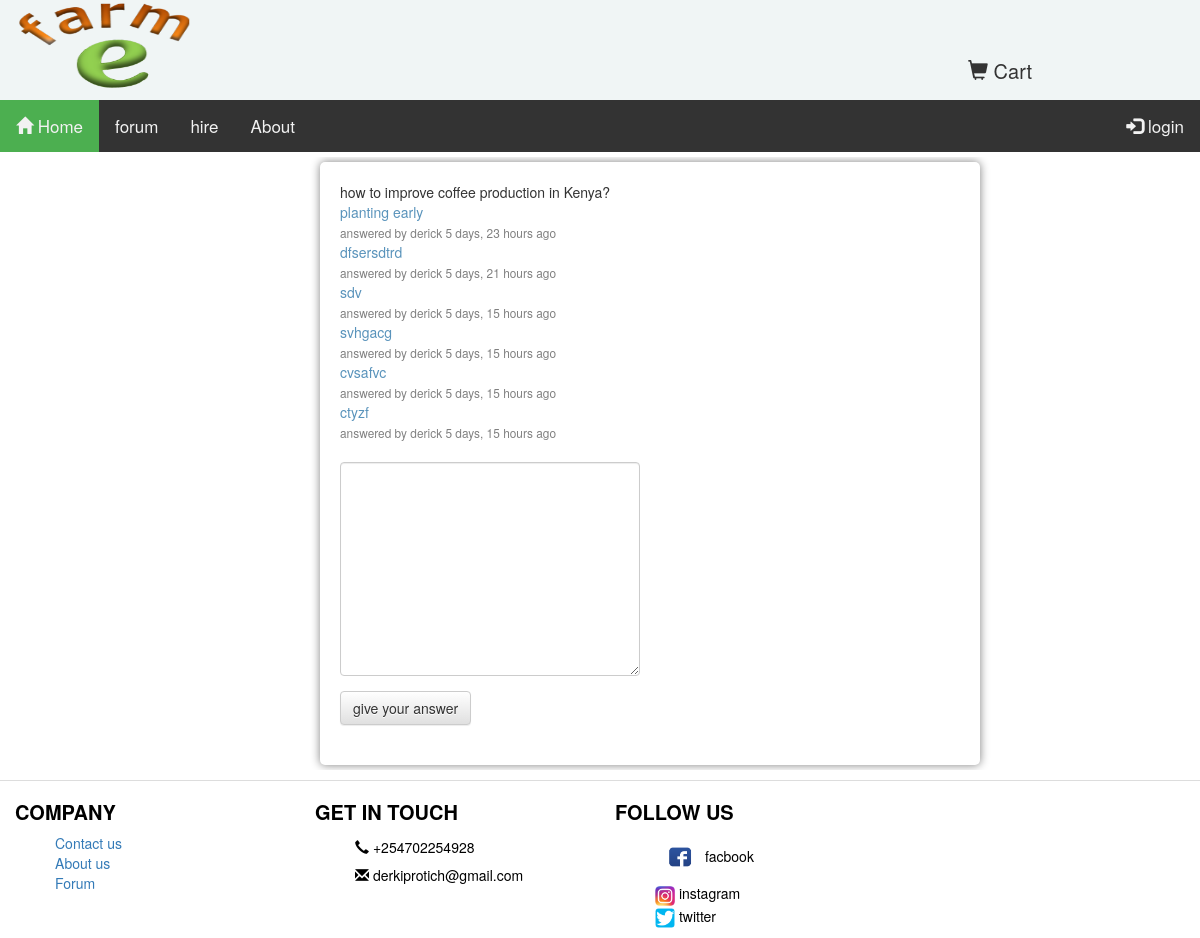
The app's page /forum/question/46/details/ with its own data.
### forum/models.py (models this page shows, shortened)
class Question(models.Model):
    user = models.ForeignKey(settings.AUTH_USER_MODEL,default=1,on_delete=models.CASCADE)
    ask_question =models.TextField()
    asked = models.DateTimeField(auto_now_add=True)
    @property
    def get_content_type(self):
        content_type= ContentType.objects.get_for_model(Question)
        return content_type
    class Meta:
        ordering =('asked',)
        get_latest_by ='asked'

class Answer(models.Model):
    user = models.ForeignKey(settings.AUTH_USER_MODEL,default=1,on_delete=models.CASCADE)
    content_type = models.ForeignKey(ContentType, on_delete=models.CASCADE, null=True)
    object_id = models.PositiveIntegerField(null=True)
    content_object = GenericForeignKey('content_type', 'object_id')
    date =models.DateTimeField(auto_now_add=True)
    body = models.TextField()

### forum/views.py (the view, shortened to what this page needs)
# urls.py: url(r'^question/(?P<quiz_id>\d+)/details/$',views.qdetail, name='quest'),
def qdetail(request, quiz_id=None):
    question = get_object_or_404(Question, id=quiz_id)
    content_type = ContentType.objects.get_for_model(Question)
    obj_id = quiz_id
    initial_data = {
        "content_type": question.get_content_type,
        "object_id": question.id
    }
    A_form = CommentForm(request.POST or None, initial=initial_data)
    answers = Answer.objects.filter(content_type=content_type, object_id=obj_id)
    return render(request, 'forum/detail/qdetail.html', {'question': question,
                                                         'answers': answers,
                                                         'A_form': A_form}
                  )

### comment/forms.py
class CommentForm(forms.Form):
    content_type=forms.CharField(widget=forms.HiddenInput)
    object_id = forms.IntegerField(widget=forms.HiddenInput)
    body= forms.CharField(label='',widget=forms.Textarea(attrs={'class':'input'}))

### cart/cart.py (called while the page is built)
	def __len__(self):
		return sum(item['quantity' ] for item in self.cart.values())

### cart/context_processors.py (called while the page is built)
def cart(request):
	return {'cart': Cart(request)}

### efarm/templates/forum/detail/qdetail.html (shortened to what this page needs)
{% extends "shop/base.html" %}
{% load crispy_forms_tags %}
{% load staticfiles %}
{% block content %}
<div class="col-md-3"></div>
<div class="col-md-7 col-sm-12 col-xs-12 ">
     <div class="pst">
                {{question.ask_question }}
         <br>
            {% for answer in answers %}
                <div style="color:#5993bb;">{{ answer.body }} </div>
                <small style="color:grey;">answered by {{ answer.user }} {{answer.date|timesince}} ago<br></small>
            {% endfor %}
         <div><br>
             <form method="POST" action=".">
                 {{A_form|crispy }}
                 <input type="submit" value="give your answer" class="btn btn-default">
             </form>
             <br>
         </div>
        </div>
</div>
{% endblock %}

### static/css/main.css (style rules this page uses)
body { margin: 0px 0px 0px 0px; font-family:helvetica, sans-serif; height: 100%; }
.pst { margin:5px; border:1px ; border-radius:5px; box-shadow: 0px 0px 0px grey; -webkit-transition:box-shadow .6s ease-out; box-shadow: .10px .10px 10px grey; padding:20px; }
.input { width:350px; height:100px; border-radius:8px; }
* { box-sizing: border-box; }
.btn { background-color: #4CAF50; border-radius: 3px; align-content: center; }

### efarm/templates/forum/detail/qdetail.html (style rules this page uses)
.pst { margin:5px; border:1px ; border-radius:5px; box-shadow: 0px 0px 0px grey; -webkit-transition:box-shadow .6s ease-out; box-shadow: .10px .10px 10px grey; padding:20px; }
.input { width:300px; height:auto; }

### records on screen
Question: ask_question "how to improve coffee production in Kenya?"
Answer: body "planting early", user "derick", date "5 days, 23 hours"
Answer: body "dfsersdtrd", user "derick", date "5 days, 21 hours"
Answer: body "sdv", user "derick", date "5 days, 15 hours"
Answer: body "svhgacg", user "derick", date "5 days, 15 hours"
Answer: body "cvsafvc", user "derick", date "5 days, 15 hours"
Answer: body "ctyzf", user "derick", date "5 days, 15 hours"
